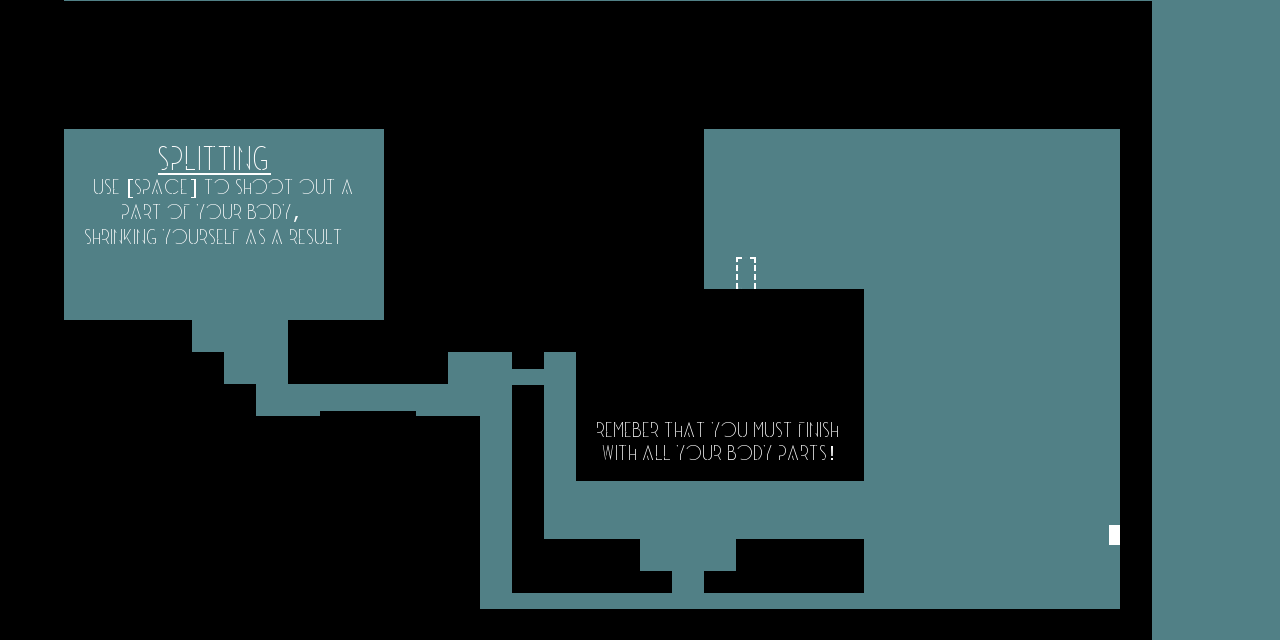

The image is a tile-based game level rendered from a .tmx file. Its description and source (layers, tilesets, objects; grid data summarised) follow:
An orthogonal 40x20 tile map with 32x32 px tiles, 1 tile layer (Tile Layer 1) and 28 objects (mainPlayer).

<map version="1.0" orientation="orthogonal" renderorder="right-down" width="40" height="20" tilewidth="32" tileheight="32" backgroundcolor="#518086" nextobjectid="40">
 <tileset firstgid="1" name="sprites2" tilewidth="32" tileheight="32">
  <image source="sprites2.png" width="2048" height="1024" />
 </tileset>
 <layer name="Tile Layer 1" width="40" height="20">
  <data>[800 cells, 712 non-empty, 618 distinct tile ids]</data>
 </layer>
 <objectgroup name="Player Layer 1" visible="0">
  <object id="1" name="mainPlayer" x="110" y="259" width="20" height="32">
   <properties>
    <property name="framewidth" value="32" />
    <property name="image" value="player" />
   </properties>
  </object>
 </objectgroup>
 <objectgroup name="Collision" visible="0">
  <object id="2" x="32" y="320" width="159" height="319" />
  <object id="3" x="191" y="416" width="288" height="221" />
  <object id="4" x="481" y="608" width="640" height="32" />
  <object id="5" x="1230" y="654" height="16" />
  <object id="7" x="32" y="0" width="31" height="324" />
  <object id="9" x="64" y="0" width="1057" height="128" />
  <object id="10" x="385" y="128" width="318" height="125" />
  <object id="11" x="384" y="254" width="318" height="1" />
  <object id="12" x="416" y="255" width="287" height="97" />
  <object id="14" x="575" y="295" width="288" height="185" />
  <object id="17" x="702" y="288" width="161" height="34" />
  <object id="18" x="1120" y="-1" width="31" height="641" />
  <object id="19" x="289" y="319" width="158" height="64" />
  <object id="20" x="512" y="386" width="32" height="206" />
  <object id="21" x="544" y="538" width="96" height="54" />
  <object id="23" x="641" y="570" width="30" height="22" />
  <object id="24" x="704" y="572" width="31" height="20" />
  <object id="25" x="736" y="540" width="128" height="52" />
  <object id="31" x="384" y="249" width="79" height="69" />
  <object id="33" x="512" y="351" width="32" height="19" />
  <object id="34" x="187" y="207" />
  <object id="37" x="190" y="352" width="33" height="63" />
  <object id="38" x="222" y="385" width="32" height="30" />
  <object id="39" x="320" y="410" width="96" height="21" />
 </objectgroup>
 <objectgroup name="Lift" visible="0">
  <object id="27" x="896" y="577" width="224" height="31" />
 </objectgroup>
 <objectgroup name="door" visible="0">
  <object id="29" x="736" y="257" width="18" height="31" />
 </objectgroup>
 <objectgroup name="button" visible="0">
  <object id="30" x="1109" y="525" width="10" height="18" />
 </objectgroup>
</map>
